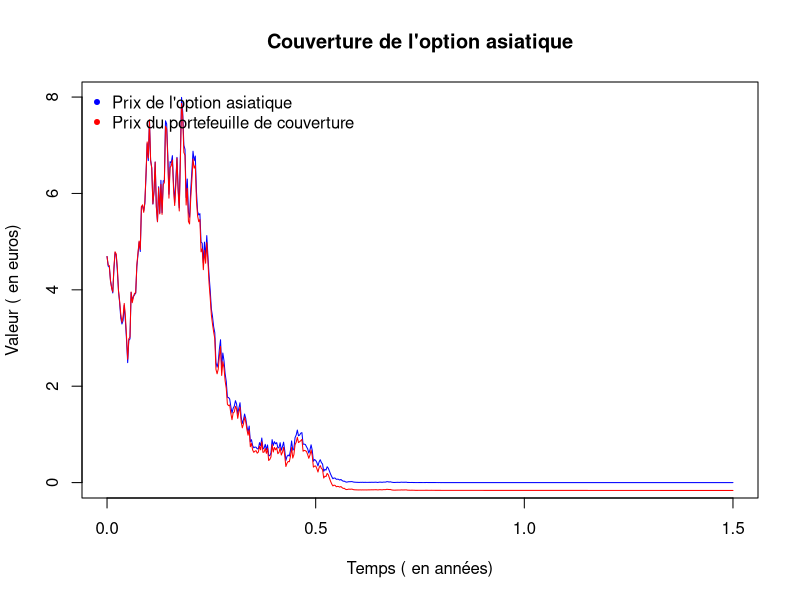

This figure's R source:
x = scan("AsianPrices.txt")
y = scan("PortfolioPricesAsian.txt")
t = scan("timeAsian.txt")
plot(t,x,type="l",col="blue", ann=FALSE)
lines(t,y,type="l",col="red")
title(main = "Couverture de l'option asiatique",
              xlab = "Temps ( en années)",
              ylab = "Valeur ( en euros)" )
legend( x="topleft", 
         legend=c("Prix de l'option asiatique","Prix du portefeuille de couverture"),
         col=c("blue","red"), pch = 20 , bty = "n" )
